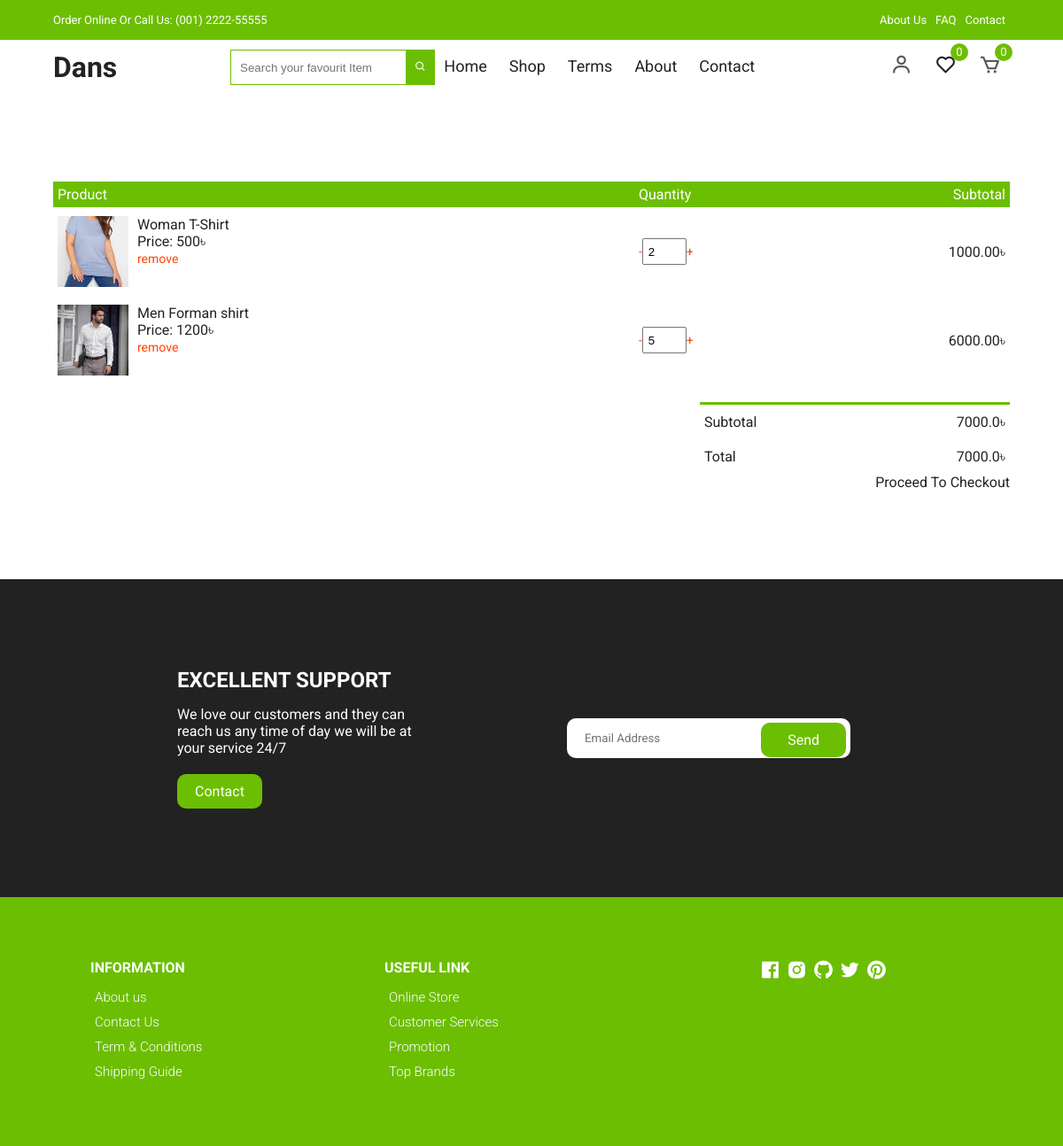
The app's page /product-cart-view/ (signed in), older data.
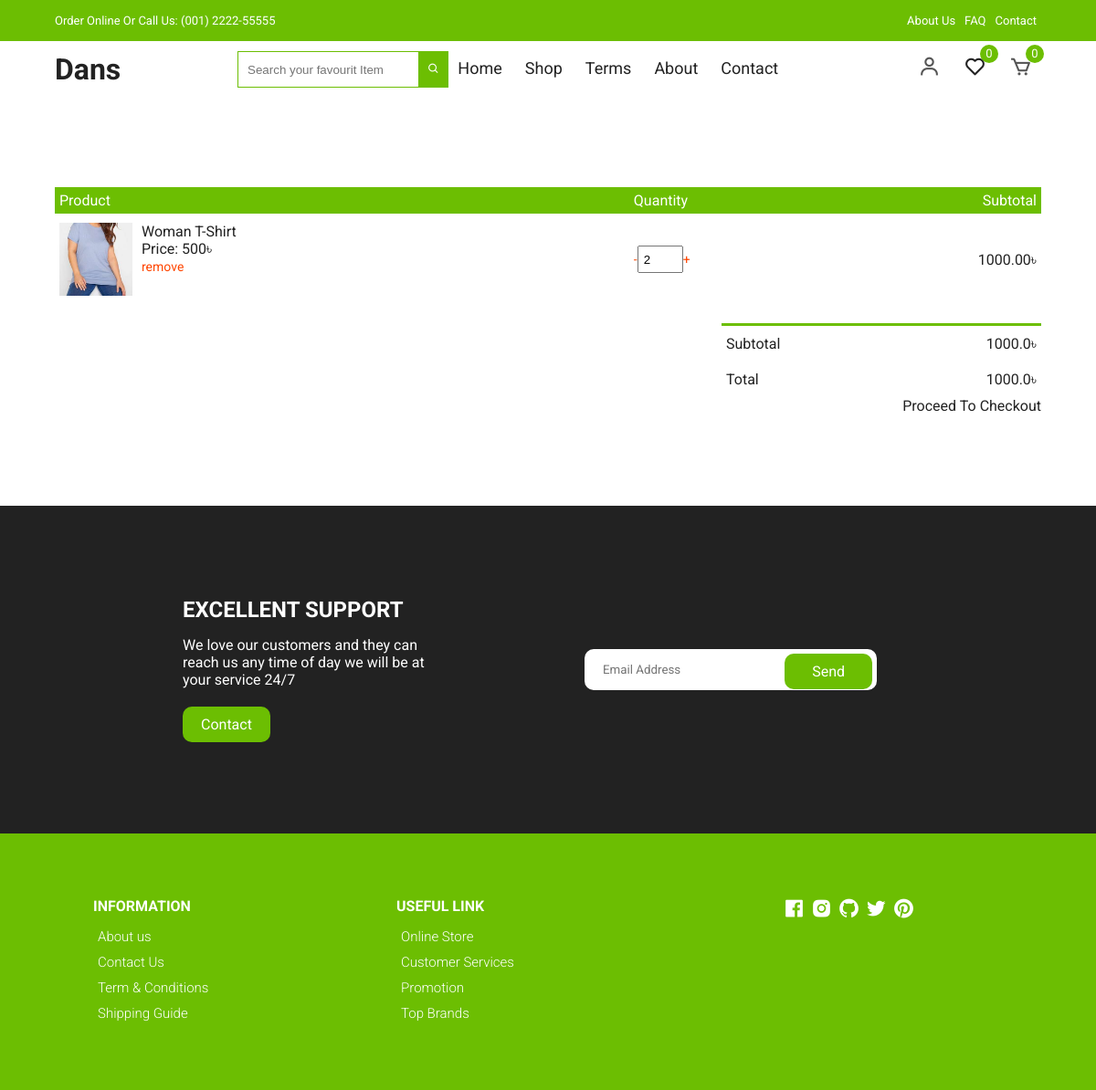
The same page, newer data.
### orderApp/models.py (models this page shows, shortened)
class Cart(models.Model):
    user = models.ForeignKey(User, on_delete=models.CASCADE, related_name='card')
    item = models.ForeignKey(Product, on_delete=models.CASCADE)
    quantity = models.IntegerField(default=1)
    purchase = models.BooleanField(default=False)
    createAt = models.DateTimeField(auto_now_add=True)
    updatedAt = models.DateTimeField(auto_now=True)
    def get_total(self):
        if self.item.dic_price == 0:
            total = self.item.main_price * self.quantity
        else:
            total = self.item.dic_price * self.quantity
        floatTotal = format(total, '0.2f')
        return floatTotal

class Order(models.Model):
    orderItem = models.ManyToManyField(Cart)
    user = models.ForeignKey(User, on_delete=models.CASCADE, related_name='order')
    ordered = models.BooleanField(default=False)
    createdAt = models.DateTimeField(auto_now_add=True)
    paymentId = models.CharField(max_length=264, blank=True, null=True)
    orderId = models.CharField(max_length=200, blank=True, null=True)
    def getTotals(self):
        total = 0
        for order_item in self.orderItem.all():
            total += float(order_item.get_total())
        return total

### shopApp/models.py (models this page shows, shortened)
class Product(models.Model):
    product_name         = models.CharField(max_length=260)
    product_code         = models.CharField(max_length=20)
    product_quintity     = models.IntegerField(default=0)
    product_category     = models.ForeignKey(Category, on_delete=models.CASCADE, related_name='category')
    roduct_title         = models.CharField(max_length=260)
    image                = models.ImageField(upload_to='products')
    product_color_image  = models.ManyToManyField(ColorImage, blank=True, null=True, related_name="colorImg")
    color_name           = models.CharField(max_length=160)
    slug                 = models.SlugField(unique=True, null=True, blank=True)
    details              = models.TextField()
    main_price           = models.IntegerField()
    is_newarival         = models.BooleanField(default=False)
    is_discount          = models.BooleanField(default=False)
    dic_price            = models.IntegerField(default=0, blank=True, null=True)
    cerated_at           = models.DateTimeField(auto_now_add=True)
    updated_at           = models.DateTimeField(auto_now=True)

### orderApp/views.py (the view)
# urls.py: path('product-cart-view/', views.cardView, name='card_view'),
@login_required
def cardView(request):
    carts = Cart.objects.filter(user=request.user, purchase=False)
    orders = Order.objects.filter(user=request.user, ordered=False)
    if carts.exists() and orders.exists():
        order = orders[0]
        context={
            "carts":carts,
            'order':order
        }
        return render(request, 'orderApp/cart.html', context)
    else:
        messages.success(request, 'You do not have any item in your cart!')
        return redirect('homeApp:home')

### template/orderApp/cart.html
{% extends "base.html" %}
{% load static %}
{% block body %}
<div class="container cart">
    <table>
      <tr>
        <th>Product</th>
        <th>Quantity</th>
        <th>Subtotal</th>
      </tr>
      {% for i in carts %}
      <tr>
        <td>
          <div class="cart-info">
            <img src="/media/{{i.item.image}}" alt="" />
            <div>
              <p>{{i.item.product_name}}</p>
              {% if i.item.dic_price == 0 %}
                <span>Price: {{i.item.main_price}}&#2547;</span> <br />
              {% else %}
                <span>Price: {{i.item.dic_price}}&#2547;</span> <br />
              {% endif %}
              <a href="{% url 'orderApp:remove_card' slug=i.item.slug %}">remove</a>
            </div>
          </div>
        </td>
        <td>
            <span><a href="{% url 'orderApp:quantity_decrease' slug=i.item.slug %}">-</a></span><input type="number" value="{{i.quantity}}" min="1" /><span><a href="{% url 'orderApp:quantity_increase' slug=i.item.slug %}">+</a></span>
        </td>
        <td>{{i.get_total}}&#2547;</td>
      </tr>
      {% endfor %}
    </table>
    <div class="total-price">
      <table>
        <tr>
          <td>Subtotal</td>
          <td>{{order.getTotals}}&#2547;</td>
        </tr>
        <tr>
          <td>Total</td>
          <td>{{order.getTotals}}&#2547;</td>
        </tr>
      </table>
      <a href="#" class="checkout btn">Proceed To Checkout</a>
    </div>
  </div>
{% endblock %}

Row changes from the older to the newer data that the page shows:
removed Cart: item.image (picture), item.product_name "Men Forman shirt", item.main_price "1200", quantity "5", get_total "6000.00"
computed for Order: getTotals "7000.0" → "1000.0"
